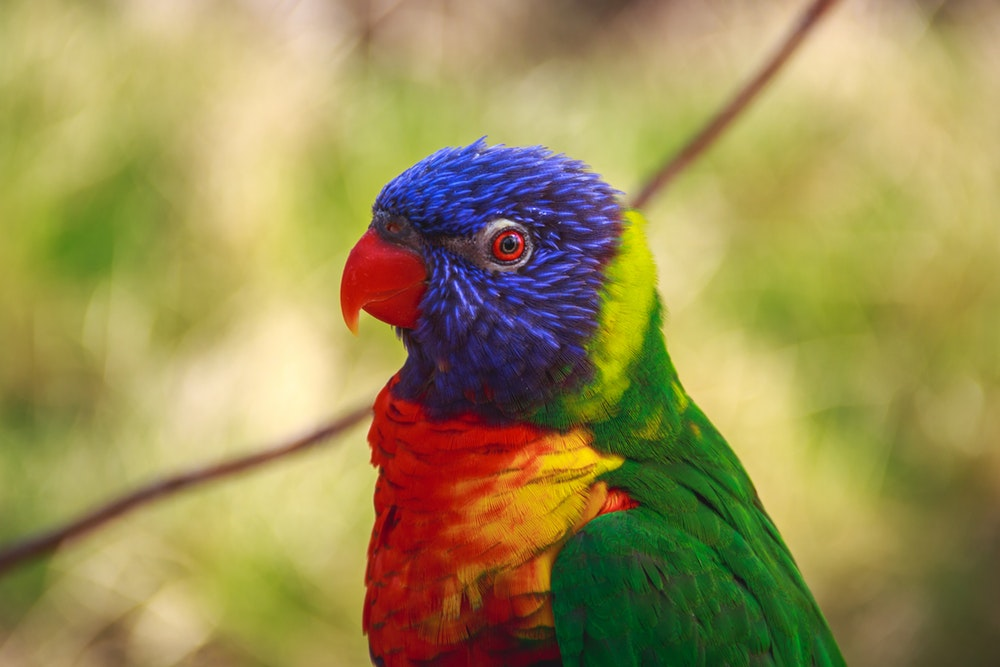
#> input picture 04 - Classification/Batch1/Number_Classification/image.jpg, 1000 x 667 px
$ jupyter execute 'Basic Image processing .ipynb'   (shell and % lines are left out)
#> lines starting #> are read from the running program, lines starting #| are printed output that depends on the picture; after the words box and inside, x2 and y2 are one past the last pixel; in counts of white or black regions, pixels touching at a corner belong together
[cell 1]
import cv2

- Step 1 : Loading image
- Step 2 : Convert color image into gray scale
- Step 3 : Thresholding image (convert gray scale image into binary image)
- Step 4 : Normalizing image (0 - 255) -> (0 - 1) # no negative numbers
- dtype is float32

** Step 1 : Loading image**

[cell 2]
import numpy as np
import matplotlib.pyplot as plt
import cv2 # computer vision

[cell 3]
img = cv2.imread('image.jpg')
#> img is the input picture: shape (667, 1000, 3); mean B, G, R 83.4, 142.3, 156
img.shape
#> Out = (667, 1000, 3)

row col depth
* red green and blue

[cell 4]
plt.imshow(img)

**Spliting and merging array**

[cell 5]
r, g ,b  = cv2.split(img)
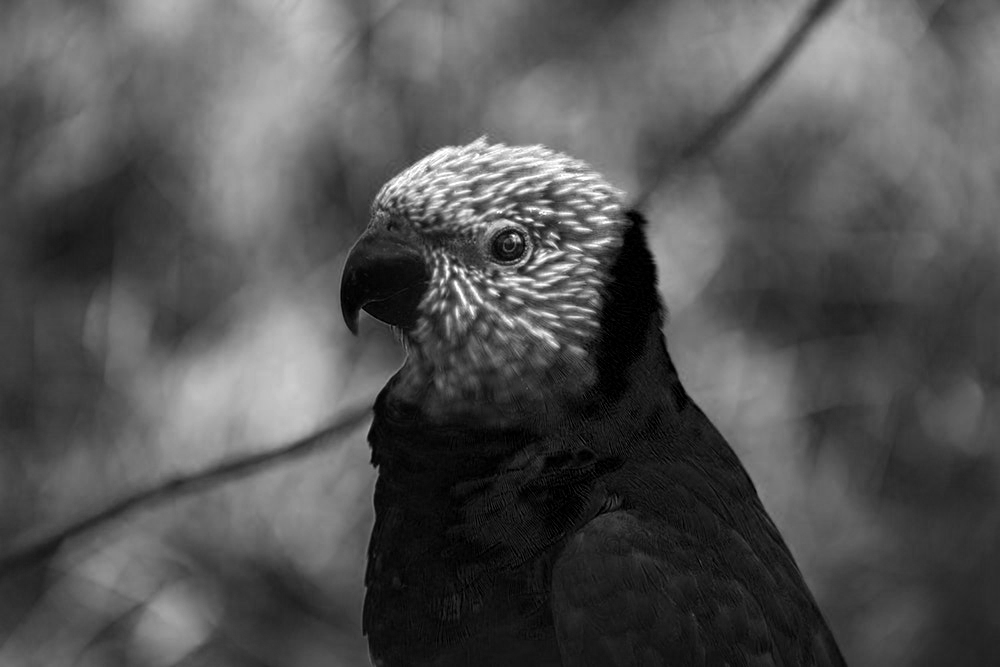
#> r: shape (667, 1000); min 0, max 255, mean 83.4
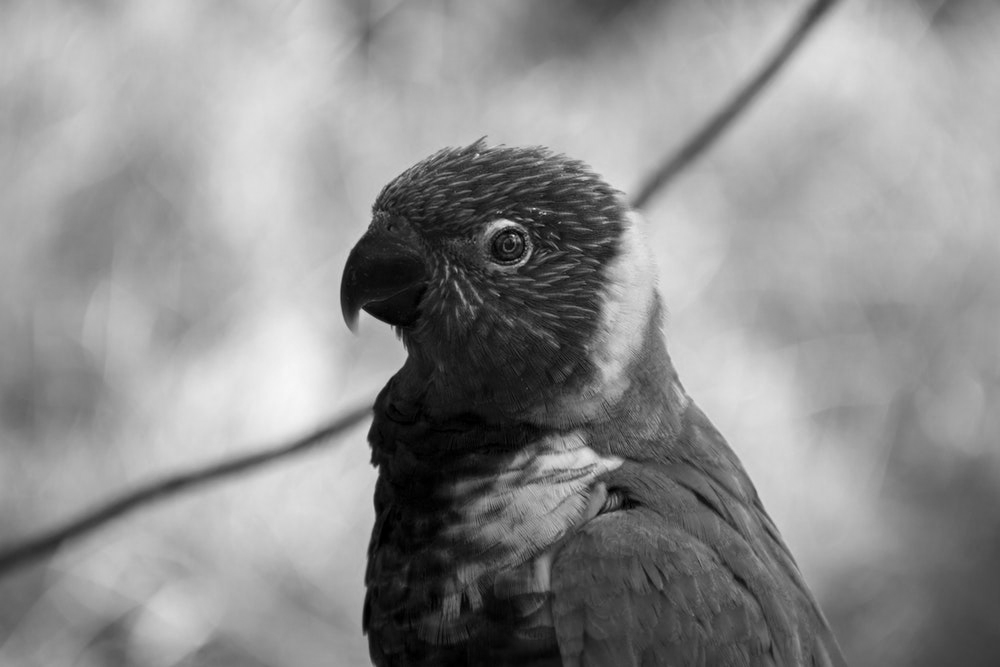
#> g: shape (667, 1000); min 0, max 247, mean 142.3
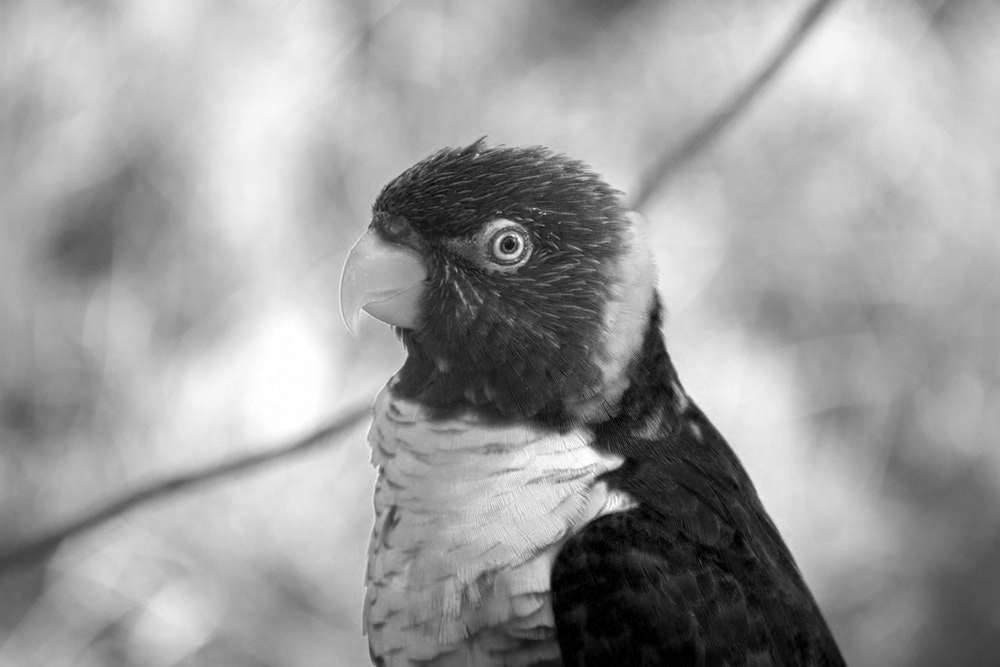
#> b: shape (667, 1000); min 0, max 255, mean 156
img_new = cv2.merge((b,g,r))
plt.imshow(img_new)

**Converting into gray scale image**

[cell 6]
gray = cv2.cvtColor(img,cv2.COLOR_BGR2GRAY)
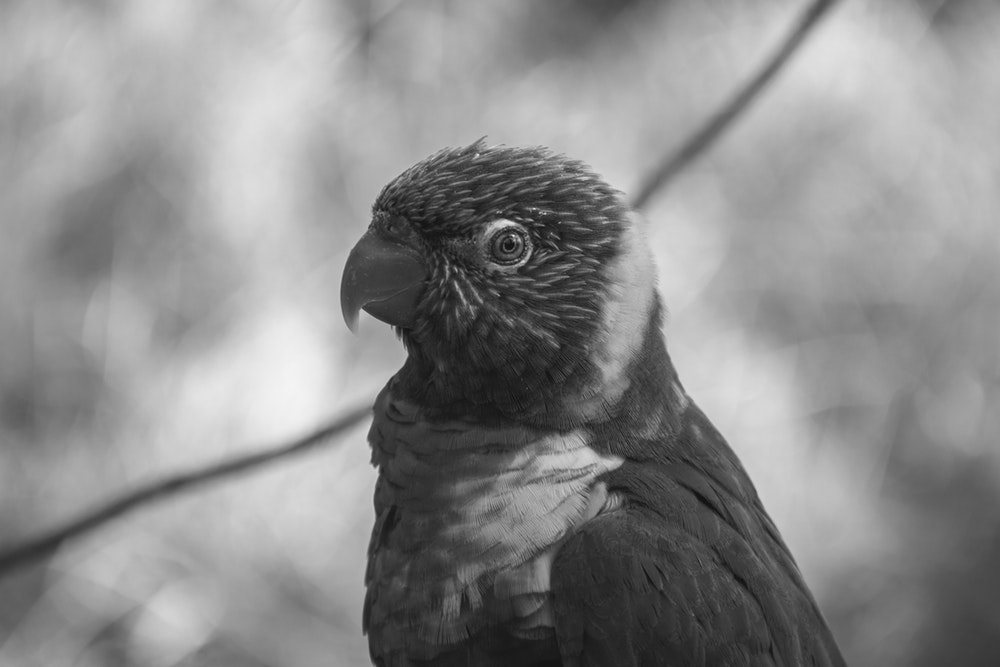
#> gray: shape (667, 1000); min 10, max 244, mean 139.7
print(gray.shape)
#| (667, 1000)

[cell 7]
plt.imshow(gray, cmap = 'gray')
cv2.imwrite('gray.png',gray)
#> Out = True

**Thresholding**

[cell 8]
ret, thresh = cv2.threshold(gray,127,255,cv2.THRESH_BINARY)
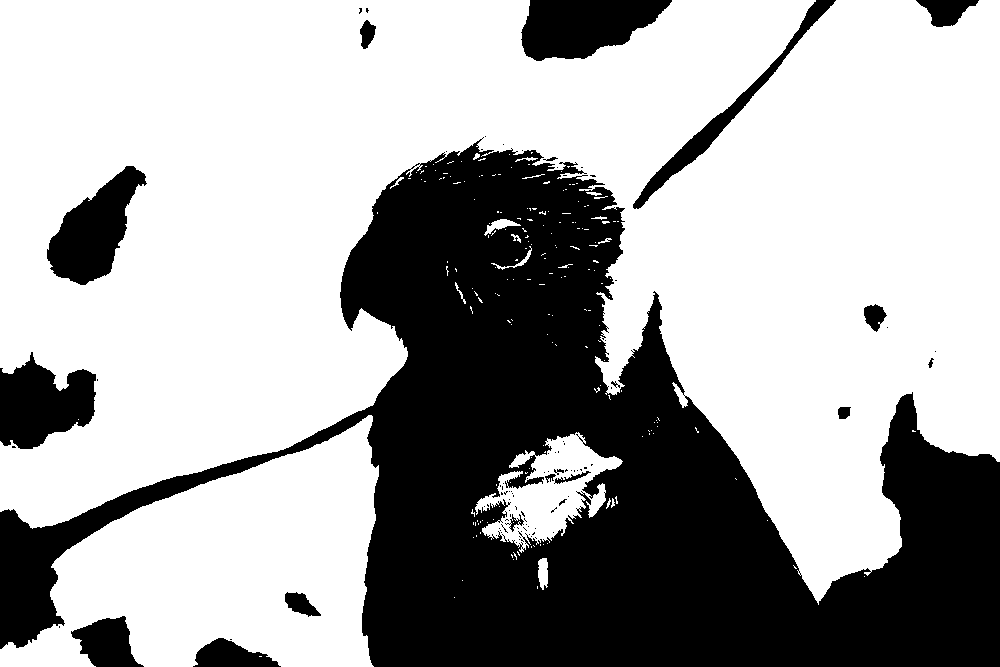
#> thresh: shape (667, 1000); 65.6% white; 95 black regions (75 under 20 px), largest, box (x1, y1, x2, y2) and area: (0, 137, 1000, 667) 200849, (521, 0, 672, 61) 6515, (0, 352, 96, 449) 6168
ret, thresh1 = cv2.threshold(gray,127,255,cv2.THRESH_BINARY_INV)

[cell 9]
#Normalizing
thresh = thresh/255.0
thresh1 = thresh1/255.0
